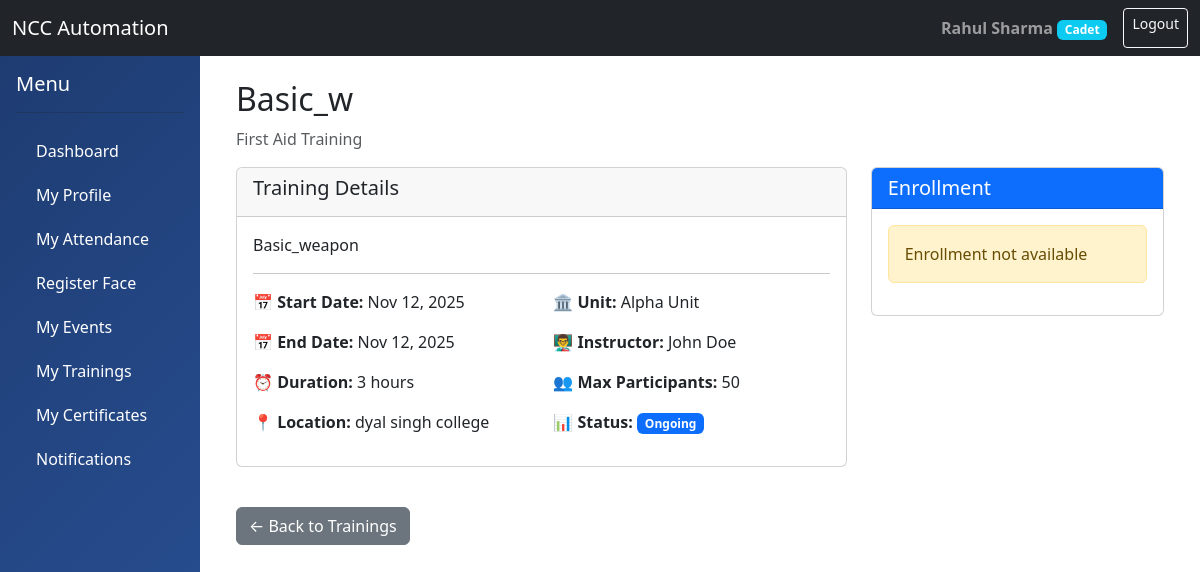
The app's page /training/2/ (signed in) with its own data.
### accounts/models.py (models this page shows, shortened)
class User(AbstractUser):
    ROLE_CHOICES = (
        ('ADMIN', 'Administrator'),
        ('OFFICER', 'NCC Officer'),
        ('CADET', 'Cadet'),
    )
    role = models.CharField(max_length=10, choices=ROLE_CHOICES, default='CADET')
    phone_number = models.CharField(max_length=15, blank=True, null=True)
    profile_picture = models.ImageField(upload_to='profiles/', blank=True, null=True)
    date_of_birth = models.DateField(blank=True, null=True)
    address = models.TextField(blank=True, null=True)
    created_at = models.DateTimeField(auto_now_add=True)
    updated_at = models.DateTimeField(auto_now=True)
    is_active_member = models.BooleanField(default=True)
    class Meta:
        db_table = 'users'
        permissions = (
            ('can_view_all_cadets', 'Can view all cadets'),
            ('can_manage_unit', 'Can manage unit'),
            ('can_mark_attendance', 'Can mark attendance'),
            ('can_create_events', 'Can create events'),
        )

class Officer(models.Model):
    RANK_CHOICES = (
        ('SUO', 'Senior Under Officer'),
        ('JUO', 'Junior Under Officer'),
        ('SGT', 'Sergeant'),
        ('LT', 'Lieutenant'),
        ('CAPT', 'Captain'),
        ('MAJ', 'Major'),
    )
    user = models.OneToOneField(User, on_delete=models.CASCADE, related_name='officer_profile')
    rank = models.CharField(max_length=10, choices=RANK_CHOICES)
    unit = models.ForeignKey('units.Unit', on_delete=models.SET_NULL, null=True, related_name='officers')
    employee_id = models.CharField(max_length=50, unique=True)
    joining_date = models.DateField()
    specialization = models.CharField(max_length=200, blank=True)
    class Meta:
        db_table = 'officers'

### training/models.py (models this page shows, shortened)
class Training(models.Model):
    TRAINING_TYPE_CHOICES = (
        ('WEAPON', 'Weapon Training'),
        ('MAP', 'Map Reading'),
        ('FIRST_AID', 'First Aid'),
        ('DRILL', 'Drill Training'),
        ('PHYSICAL', 'Physical Training'),
        ('LEADERSHIP', 'Leadership Training'),
        ('ADVENTURE', 'Adventure Training'),
        ('COMMUNICATION', 'Communication Skills'),
        ('OTHER', 'Other'),
    )
    STATUS_CHOICES = (
        ('SCHEDULED', 'Scheduled'),
        ('ONGOING', 'Ongoing'),
        ('COMPLETED', 'Completed'),
        ('CANCELLED', 'Cancelled'),
    )
    title = models.CharField(max_length=200)
    description = models.TextField()
    training_type = models.CharField(max_length=20, choices=TRAINING_TYPE_CHOICES)
    duration_hours = models.IntegerField()
    instructor = models.ForeignKey('accounts.Officer', on_delete=models.SET_NULL, null=True, related_name='conducted_trainings')
    start_date = models.DateField()
    end_date = models.DateField()
    unit = models.ForeignKey('units.Unit', on_delete=models.CASCADE, related_name='trainings')
    location = models.CharField(max_length=200)
    venue_details = models.TextField(blank=True)
    max_participants = models.IntegerField(blank=True, null=True)
    prerequisites = models.TextField(blank=True, help_text='Any prerequisites for this training')
    status = models.CharField(max_length=20, choices=STATUS_CHOICES, default='SCHEDULED')
    syllabus = models.FileField(upload_to='trainings/syllabus/', blank=True, null=True)
    is_active = models.BooleanField(default=True)
    created_at = models.DateTimeField(auto_now_add=True)
    updated_at = models.DateTimeField(auto_now=True)
    class Meta:
        db_table = 'trainings'
        ordering = ['-start_date']

### units/models.py (models this page shows, shortened)
class Unit(models.Model):
    WING_CHOICES = (
        ('ARMY', 'Army Wing'),
        ('NAVY', 'Navy Wing'),
        ('AIR', 'Air Wing'),
    )
    name = models.CharField(max_length=200)
    wing = models.CharField(max_length=10, choices=WING_CHOICES)
    unit_code = models.CharField(max_length=50, unique=True)
    location = models.CharField(max_length=200)
    contact_email = models.EmailField()
    contact_phone = models.CharField(max_length=15)
    established_date = models.DateField(blank=True, null=True)
    is_active = models.BooleanField(default=True)
    created_at = models.DateTimeField(auto_now_add=True)
    class Meta:
        db_table = 'units'
        ordering = ['name']

### training/views.py (the view)
# urls.py: path('<int:pk>/', views.training_detail, name='training_detail'),
@login_required
def training_detail(request, pk):
    training = get_object_or_404(Training, pk=pk)
    is_enrolled = False
    enrollment = None
    can_manage = False
    if request.user.role in ['ADMIN', 'OFFICER']:
        can_manage = True
    if request.user.role == 'CADET' and hasattr(request.user, 'cadet_profile'):
        try:
            enrollment = TrainingEnrollment.objects.get(
                training=training,
                cadet=request.user.cadet_profile
            )
            is_enrolled = True
        except TrainingEnrollment.DoesNotExist:
            pass
    context = {
        'training': training,
        'is_enrolled': is_enrolled,
        'enrollment': enrollment,
        'can_manage': can_manage,
    }
    return render(request, 'training/training_detail.html', context)

### templates/training/training_detail.html (shortened to what this page needs)
{% extends 'base.html' %}
{% block content %}
<div class="container">
    <h2>{{ training.title }}</h2>
    <p class="text-muted">{{ training.get_training_type_display }} Training</p>
    <div class="row">
        <div class="col-md-8">
            <div class="card mb-4">
                <div class="card-header"><h5>Training Details</h5></div>
                <div class="card-body">
                    <p>{{ training.description }}</p>
                    <hr>
                    <div class="row">
                        <div class="col-md-6">
                            <p><strong>📅 Start Date:</strong> {{ training.start_date|date:"M d, Y" }}</p>
                            <p><strong>📅 End Date:</strong> {{ training.end_date|date:"M d, Y" }}</p>
                            <p><strong>⏰ Duration:</strong> {{ training.duration_hours }} hours</p>
                            <p><strong>📍 Location:</strong> {{ training.location }}</p>
                        </div>
                        <div class="col-md-6">
                            <p><strong>🏛️ Unit:</strong> {{ training.unit.name }}</p>
                            <p><strong>👨‍🏫 Instructor:</strong> {{ training.instructor.user.get_full_name }}</p>
                            <p><strong>👥 Max Participants:</strong> {{ training.max_participants|default:"Unlimited" }}</p>
                            <p><strong>📊 Status:</strong> <span class="badge bg-primary">{{ training.get_status_display }}</span></p>
                        </div>
                    </div>
                </div>
            </div>
        </div>
        <div class="col-md-4">
            {% if user.role == 'CADET' %}
            <div class="card mb-4">
                <div class="card-header bg-primary text-white">
                    <h5 class="mb-0">Enrollment</h5>
                </div>
                <div class="card-body">
                    {% if is_enrolled %}
                        <div class="alert alert-success">
                            <h6>✅ Enrolled!</h6>
                            {% if enrollment.completion_status %}
                            <p class="mb-0"><strong>Status:</strong> Completed</p>
                            {% if enrollment.overall_score %}
                            <p class="mb-0"><strong>Score:</strong> {{ enrollment.overall_score }}%</p>
                            <p class="mb-0"><strong>Grade:</strong> {{ enrollment.grade }}</p>
                            {% endif %}
                            {% else %}
                            <p class="mb-0">Training in progress</p>
                            {% endif %}
                        </div>
                    {% else %}
                        {% if training.status == 'SCHEDULED' %}
                        <a href="{% url 'training_enroll' training.pk %}" class="btn btn-success w-100 btn-lg">Enroll Now</a>
                        {% else %}
                        <div class="alert alert-warning">Enrollment not available</div>
                        {% endif %}
                    {% endif %}
                </div>
            </div>
            {% endif %}
        </div>
    </div>
    <div class="mt-3">
        <a href="{% url 'training_list' %}" class="btn btn-secondary">← Back to Trainings</a>
    </div>
</div>
{% endblock %}

### templates/base.html (shortened to what this page needs)
<!DOCTYPE html>
<html lang="en">
<head>
    <link href="https://cdn.jsdelivr.net/npm/bootstrap@5.3.0/dist/css/bootstrap.min.css" rel="stylesheet">
</head>
<body>
    <nav class="navbar navbar-expand-lg navbar-dark bg-dark">
        <div class="container-fluid">
            <a class="navbar-brand" href="{% url 'dashboard' %}">NCC Automation</a>
            <div class="d-flex">
                {% if user.is_authenticated %}
                <span class="navbar-text me-3">
                    <strong>{{ user.get_full_name }}</strong>
                    <span class="badge bg-info">{{ user.get_role_display }}</span>
                </span>
                <a href="{% url 'logout' %}" class="btn btn-outline-light btn-sm">Logout</a>
                {% endif %}
            </div>
        </div>
    </nav>
    <div class="container-fluid">
        <div class="row">
            {% if user.is_authenticated %}
            <div class="col-md-2 sidebar p-0">
                <div class="p-3">
                    <h5 class="text-white">Menu</h5>
                    <hr class="bg-white">
                    <a href="{% url 'dashboard' %}">Dashboard</a>
                    {% if user.role != 'CADET' %}
                        <a href="{% url 'cadet_list' %}">Manage Cadets</a>
                        <a href="{% url 'attendance_session_list' %}">Attendance Sessions</a>
                        <a href="{% url 'face_management' %}">Face Recognition</a>
                        <a href="{% url 'event_list' %}">Manage Events</a>
                        <a href="{% url 'training_list' %}">Manage Trainings</a>
                        <a href="{% url 'certificate_list' %}">Manage Certificates</a>
                        <a href="{% url 'notification_list' %}">Notifications</a>
                    {% else %}
                        <a href="{% url 'cadet_detail' user.cadet_profile.id %}">My Profile</a>
                        <a href="{% url 'cadet_attendance' %}">My Attendance</a>
                        <a href="{% url 'face_register' %}">Register Face</a>
                        <a href="{% url 'cadet_events' %}">My Events</a>
                        <a href="{% url 'cadet_trainings' %}">My Trainings</a>
                        <a href="{% url 'cadet_certificates' %}">My Certificates</a>
                        <a href="{% url 'notification_list' %}">Notifications</a>
                    {% endif %}
                </div>
            </div>
            {% endif %}
            <div class="col-md-10 p-4">
                {% block content %}{% endblock %}
            </div>
        </div>
    </div>
</body>
</html>

### templates/base.html (style rules this page uses)
.sidebar { min-height: 100vh; background: linear-gradient(135deg, #1e3c72 0%, #2a5298 100%); }
.sidebar a { color: white; text-decoration: none; padding: 10px 20px; display: block; transition: all 0.3s; }

### records on screen
User: get_full_name "Rahul Sharma", role "Cadet"
Training: title "Basic_w", training_type "First Aid", description "Basic_weapon", start_date "Nov 12, 2025", end_date "Nov 12, 2025", duration_hours "3", location "dyal singh college", unit.name "Alpha Unit", instructor.user.get_full_name "John Doe", max_participants "50", status "Ongoing"
